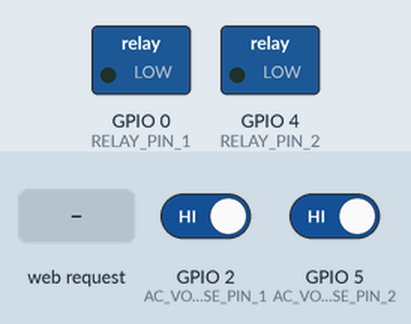
This sketch was run on a simulated ESP8266 (NodeMCU). On the bench: switched loads named in the sketch (green lamp = pin HIGH). The inputs (shaded band) are chosen by the test bench; at power-on: GPIO 2 (AC_VOLTAGE_SENSE_PIN_1) HIGH, GPIO 5 (AC_VOLTAGE_SENSE_PIN_2) HIGH.

Above: at 1.2 s.
1.3 s: GPIO 2 (AC_VOLTAGE_SENSE_PIN_1) driven LOW
At 2.3 s:
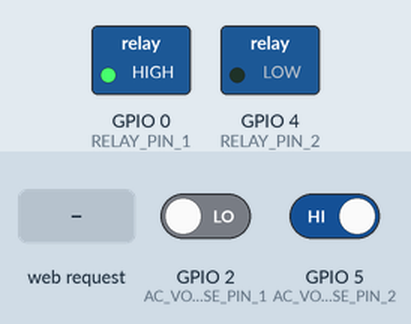
2.8 s: GPIO 5 (AC_VOLTAGE_SENSE_PIN_2) driven LOW
At 3.6 s:
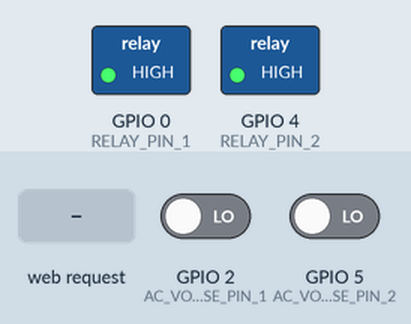
4.3 s: HTTP request GET /?sendCommand=0 received
5.8 s: GPIO 2 (AC_VOLTAGE_SENSE_PIN_1) driven HIGH
At 6.8 s:
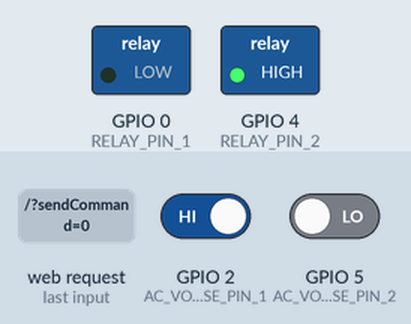
7.3 s: GPIO 5 (AC_VOLTAGE_SENSE_PIN_2) driven HIGH
At 8.1 s:
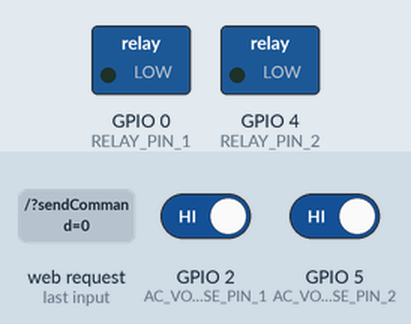
Timing chart, 0 to 9.8 s (numbered marks = the images above; inputs shaded):
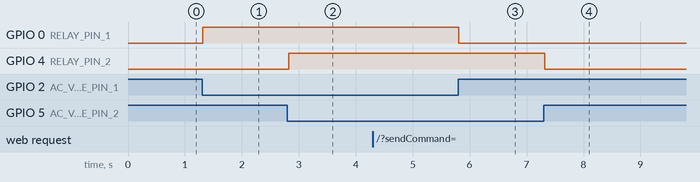

Measured:
- after the input at 1.3 s, GPIO 0 (RELAY_PIN_1): LOW → HIGH at once
- after the input at 2.8 s, GPIO 4 (RELAY_PIN_2): LOW → HIGH at once
- after the input at 5.8 s, GPIO 0 (RELAY_PIN_1): HIGH → LOW at once
- after the input at 7.3 s, GPIO 4 (RELAY_PIN_2): HIGH → LOW at once

The sketch:

UPSAutomaticSwitchOverOfflineTwin.ino
```cpp
#include <ESP8266WiFi.h>
#include <ESP8266WebServer.h>
#include <ArduinoOTA.h>

#define IDENTIFIER 7867
#define HOSTNAME "UPSSwitchOverTwin"
#define DEVICE_TITLE "UPS Automatic Switch Over - Twin"
#define AC_SAMPLING_DELAY         20    // 20 Milliseconds
#define REBOOT_DELAY              300000

static const String FOOTER = String("<br/><br/><br/><br/><br/><br/><br/>\n")
                           + String("<font face=\"Arial\" size=\"2\">\n")
                           + String("<table width=\"100%\" bgcolor=\"lightgray\" style=\"color: black;\">\n")
                           + String("  <tr><td>&nbsp;</td></tr>\n")
                           + String("  <tr>\n")
                           + String("    <td colspan=\"2\" align=\"center\">&#169; Copyright 2020 Alithis Technologies - All Rights Reserved</td>\n")
                           + String("  </tr>\n")
                           + String("  <tr><td>&nbsp;</td></tr>\n")
                           + String("  <tr>\n")
                           + String("    <td colspan=\"2\" align=\"center\">&nbsp;<a href=\"https://alithistech.com\">Alithis Technologies</a></td>\n")
                           + String("  <tr>\n")
                           + String("  <tr><td>&nbsp;</td></tr>\n")
                           + String("  <tr>\n")
                           + String("    <td align=\"left\"><a href=\"mailto:getitdone@alithistech.com\">mohammad.mujeeb@gmail.com</a></td>\n")
                           + String("    <td align=\"right\"><a href=\"tel:+919880506766\">+91-9880506766</a>&nbsp;</td>\n")
                           + String("  <tr>\n")
                           + String("  <tr><td>&nbsp;</td></tr>\n")
                           + String("</table>\n")
                           + String("</font>\n");

static const String STYLE   = String("   <meta name=\"viewport\" content=\"width=device-width, initial-scale=1\">")
                            + String("   <style>")
                            + String("     .switch {")
                            + String("       position: relative;")
                            + String("       display: inline-block;")
                            + String("       width: 60px;")
                            + String("       height: 34px;")
                            + String("     }")
                            + String("     ")
                            + String("     .switch input {")
                            + String("       opacity: 0;")
                            + String("       width: 0;")
                            + String("       height: 0;")
                            + String("     }")
                            + String("     ")
                            + String("     .slider {")
                            + String("       position: absolute;")
                            + String("       cursor: pointer;")
                            + String("       top: 0;")
                            + String("       left: 0;")
                            + String("       right: 0;")
                            + String("       bottom: 0;")
                            + String("       background-color: #ccc;")
                            + String("       -webkit-transition: .4s;")
                            + String("       transition: .4s;")
                            + String("     }")
                            + String("     ")
                            + String("     .slider:before {")
                            + String("       position: absolute;")
                            + String("       content: \"\";")
                            + String("       height: 26px;")
                            + String("       width: 26px;")
                            + String("       left: 4px;")
                            + String("       bottom: 4px;")
                            + String("       background-color: white;")
                            + String("       -webkit-transition: .4s;")
                            + String("       transition: .4s;")
                            + String("     }")
                            + String("     ")
                            + String("     input:checked + .slider {")
                            + String("       background-color: #2196F3;")
                            + String("     }")
                            + String("     ")
                            + String("     input:focus + .slider {")
                            + String("       box-shadow: 0 0 1px #2196F3;")
                            + String("     }")
                            + String("     ")
                            + String("     input:checked + .slider:before {")
                            + String("       -webkit-transform: translateX(26px);")
                            + String("       -ms-transform: translateX(26px);")
                            + String("       transform: translateX(26px);")
                            + String("     }")
                            + String("     ")
                            + String("     /* Rounded sliders */")
                            + String("     .slider.round {")
                            + String("       border-radius: 34px;")
                            + String("     }")
                            + String("     ")
                            + String("     .slider.round:before {")
                            + String("       border-radius: 50%;")
                            + String("     }")
                            + String("   </style>");

const int RELAY_PIN_1 = 0;
const int AC_VOLTAGE_SENSE_PIN_1 = 2;
const int RELAY_PIN_2 = 4;
const int AC_VOLTAGE_SENSE_PIN_2 = 5;

// Set web server port number to 81
ESP8266WebServer server(80);

WiFiClient wifi;
long lastTimeACRead = -1;
long lastTimeReboot = -1;

void setup() {

  // Configure pins as output pins
  pinMode(RELAY_PIN_1, OUTPUT);
  pinMode(RELAY_PIN_2, OUTPUT);
  pinMode(AC_VOLTAGE_SENSE_PIN_1, INPUT_PULLUP);
  pinMode(AC_VOLTAGE_SENSE_PIN_2, INPUT_PULLUP);

  // Initial state - OFF
  // digitalWrite(RELAY_PIN, HIGH);

  WiFi.mode(WIFI_AP);
  WiFi.setSleepMode(WIFI_NONE_SLEEP);
  WiFi.softAP(HOSTNAME);
//  delay(500);

  // Port defaults to 8266
  ArduinoOTA.setPort(8266);

  ArduinoOTA.setHostname(HOSTNAME);

  ArduinoOTA.onStart([]() {
    String type;
    if (ArduinoOTA.getCommand() == U_FLASH) {
      type = "sketch";
    } else { // U_FS
      type = "filesystem";
    }
  });

  ArduinoOTA.begin();

  //Associate the handler functions to the path
  server.on("/", handleRoot);
  server.begin();
}

void loop() {

  // Handle the OTA Functionality
  ArduinoOTA.handle();

  //Handling of incoming requests
  server.handleClient();

  long currentTime = millis();

  if (currentTime - lastTimeACRead > AC_SAMPLING_DELAY || lastTimeACRead == -1) {
      // Sense the AC Voltage and Actuate the Relay

      if(digitalRead(AC_VOLTAGE_SENSE_PIN_1) == LOW) {
         digitalWrite(RELAY_PIN_1, HIGH);
      } else {
         digitalWrite(RELAY_PIN_1, LOW);
      }

      if(digitalRead(AC_VOLTAGE_SENSE_PIN_2) == LOW) {
         digitalWrite(RELAY_PIN_2, HIGH);
      } else {
         digitalWrite(RELAY_PIN_2, LOW);
      }

      lastTimeACRead = currentTime;
  }

  if (currentTime - lastTimeReboot > REBOOT_DELAY) {
      ESP.restart();
      lastTimeReboot = currentTime;
  }
}

void handleRoot() {

  bool switchState = digitalRead(RELAY_PIN_1) == LOW;
  String command = server.arg("sendCommand");

  if(command.charAt(0) == '0') {
    switchState = !switchState;

    if(switchState) {
      digitalWrite(RELAY_PIN_1, LOW);
    } else {
      digitalWrite(RELAY_PIN_1, HIGH);
    }
  }

  String html = "<html>";
  html += "   <head>";
  html += "     <title>" + String(DEVICE_TITLE) + "</title>";
  html += STYLE;
  html += "     <script language='JavaScript'>";
  html += "       function submitForm(value) {";
  html += "          if(value == 0) {";
  html += "            document.getElementById('sendCommand').value = '0';";
  html += "          } else if(value == 1){";
  html += "            document.getElementById('sendCommand').value = '1';";
  html += "          } else {";
  html += "            document.getElementById('sendCommand').value = '2';";
  html += "          }";
  html += "          document.forms[0].submit();";
  html += "       }";
  html += "       function valueChanged(value) {";
  html += "         var xhttp = new XMLHttpRequest();";
  html += "         xhttp.onreadystatechange = function() {};";
  html += "         xhttp.open(\"GET\", \"http://" + WiFi.localIP().toString() + "?sendCommand=\" + (value == 0 ? \"0\" : \"1\"), true);";
  html += "         xhttp.send();";
  html += "       }";
  html += "     </script>";
  html += "   </head>";
  html += "   <body>";
  html += "     <center>";
  html += "     <br>";
  html += "       <h1>" + String(DEVICE_TITLE) + "</h1>";
  html += "     <br>";
  html += "      <table cellpadding=0 cellspacing=5>";
  html += "        <tr>";
  html += "          <td align='center'>Switch</td>";
  html += "        </tr>";
  html += "        <tr>";
  html += "          <td align='cemter'><label class=\"switch\"><input type=\"checkbox\" " + (String)(switchState ? "checked" : "") + " onChange=\"valueChanged(0)\"><span class=\"slider round\"></span></label></td>";
  html += "        </tr>";
  html += "      </table>";
  html += "  </center>";
  html += FOOTER;
  html += " </body>";
  html += "</html>";
  server.send(200, "text/html", html);
  server.client().stop();
}
```
